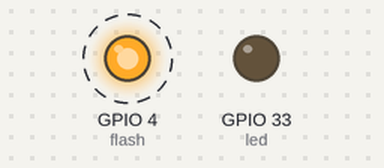
Recording of a program running on a simulated ESP32 board running MicroPython. Parts: output pins drawn as LEDs (lit = HIGH). Dashed ring = blinking. At 5.4 s the program stops and its outputs stay as they are.

Above: at 0.15 s.
Timing chart, 0 to 3.0 s (numbered marks = the images above):
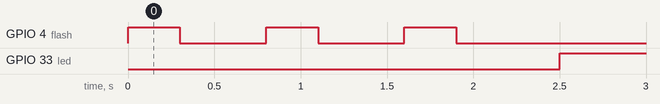

Measured:
- by itself, GPIO 4 (flash): alternates HIGH for 0.30 s and LOW for 0.50 s, 6 changes in all, then stays LOW
- by itself, GPIO 33 (led): alternates HIGH for 0.90 s and LOW for 0.10 s, 5 changes in all, then stays HIGH

The program:

ex3.py
```python
from machine import Pin
import time

ON = True
OFF = False

def blink_flash(times, on, off):
    flash = Pin(4, Pin.OUT, value=0)
    for _ in range(times):
        flash.value(ON)
        time.sleep_ms(on)
        flash.value(OFF)
        time.sleep_ms(off)

def blink_led(times, on, off):
    led = Pin(33, Pin.OUT, value=0)
    for _ in range(times):
        led.value(OFF)
        time.sleep_ms(on)
        led.value(ON)
        time.sleep_ms(off)

blink_flash(3, 300, 500)
blink_led(3, 100, 900)
```
